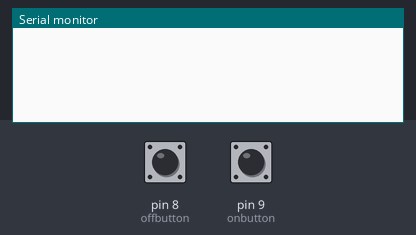
Bench run of a sketch on a simulated Arduino Uno, built with avr-gcc and run on an emulated ATmega328P. Shown: the last lines printed to the serial monitor. The inputs (shaded band) are chosen by the test bench; at power-on: pin 8 (offbutton) HIGH, pin 9 (onbutton) HIGH.

Above: at 1.2 s.
1.3 s: pin 8 (offbutton) pulled LOW for 0.15 s
At 2.2 s:
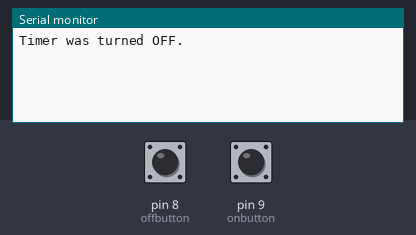
2.9 s: pin 9 (onbutton) pulled LOW for 0.15 s
At 3.4 s:
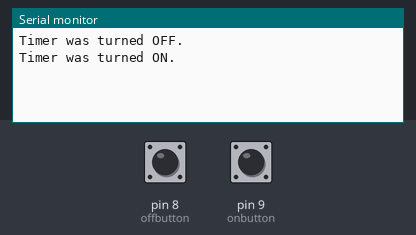
Timing chart, 0 to 5.9 s (numbered marks = the images above; inputs shaded):
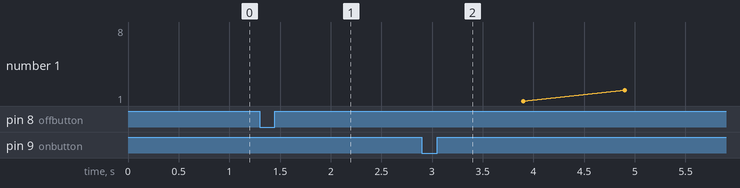

Measured:
- after the input at 1.3 s, the serial monitor: prints a new line at once (image 1)
- after the input at 2.9 s, the serial monitor: prints a new line at once (image 2)

The sketch:

TimerwithButtons.ino
```cpp
const int onbutton = 9; //Symbolizes parent out of range of BLE
const int offbutton = 8; //Parent has returned and interacted with child
int second = 0;
int minute =0;
int onState = 0; //Variable for reading on button status
int offState = 0; //Variable for reading off button status

void setup() {
  Serial.begin(115200);
  pinMode(onbutton, INPUT_PULLUP); // ONBUTTON is input with PULLUP = default is HIGH
  pinMode(offbutton, INPUT_PULLUP); //OFFBUTTON is input with PULLUP = default is HIGH

}

void loop() {
  onState = digitalRead(onbutton); //Reads status of on_button
  offState = digitalRead(offbutton); //Reads status of off_button
  if(onState == LOW && offState == HIGH) { //If on_button is pressed...
    Serial.print("Timer was turned ON. \n");
    while (offState == HIGH){
      timer();
      offState = digitalRead(offbutton); //Reads status of off_button
    }
  }

  if(offState == LOW && onState == HIGH) { //If off_button is pressed...
      Serial.print("Timer was turned OFF. \n");
      delay(1000);
      second=0;
      minute=0;
  }
}
void timer() {
  delay(1000); //wait for 1s
  second = second+1;

  if (second > 59) {
    minute=minute +1;
    second =0;
  }

  print_time();
}

void print_time(){
  Serial.print(minute); Serial.print(":");
  if (second<10){
    Serial.print("0");
  }
  Serial.print(second); Serial.print("\n");
}
```
